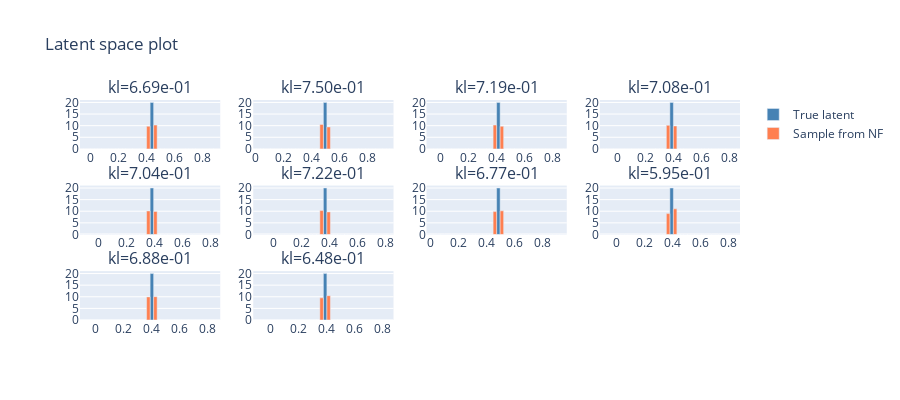

The code cell stored with this chart in its notebook:
### Code cell
task.plot_latent_space()

### Figure 1 — Plotly figure (JSON) as saved in the notebook; plotly's stock layout.template omitted (floating-point values rounded to 4 significant figures)
{"data": [{"marker": {"color": "steelblue"}, "name": "True latent", "showlegend": true, "type": "bar", "x": [-0.05163, -0.001628, 0.04837, 0.09837, 0.1484, 0.1984, 0.2484, 0.2984, 0.3484, 0.3984, 0.4484, 0.4984, 0.5484, 0.5984, 0.6484, 0.6984, 0.7484, 0.7984, 0.8484, 0.8984], "xaxis": "x", "y": [0, 0, 0, 0, 0, 0, 0, 0, 0, 0, 20.0, 0, 0, 0, 0, 0, 0, 0, 0, 0], "yaxis": "y"}, {"marker": {"color": "coral"}, "name": "Sample from NF", "showlegend": true, "type": "bar", "x": [-0.05163, -0.001628, 0.04837, 0.09837, 0.1484, 0.1984, 0.2484, 0.2984, 0.3484, 0.3984, 0.4484, 0.4984, 0.5484, 0.5984, 0.6484, 0.6984, 0.7484, 0.7984, 0.8484, 0.8984], "xaxis": "x", "y": [0, 0, 0, 0, 0, 0, 0, 0, 0, 9.759, 10.24, 0, 0, 0, 0, 0, 0, 0, 0, 0], "yaxis": "y"}, {"marker": {"color": "steelblue"}, "name": "True latent", "showlegend": false, "type": "bar", "x": [0.01039, 0.06039, 0.1104, 0.1604, 0.2104, 0.2604, 0.3104, 0.3604, 0.4104, 0.4604, 0.5104, 0.5604, 0.6104, 0.6604, 0.7104, 0.7604, 0.8104, 0.8604, 0.9104, 0.9604], "xaxis": "x2", "y": [0, 0, 0, 0, 0, 0, 0, 0, 0, 0, 20.0, 0, 0, 0, 0, 0, 0, 0, 0, 0], "yaxis": "y2"}, {"marker": {"color": "coral"}, "name": "Sample from NF", "showlegend": false, "type": "bar", "x": [0.01039, 0.06039, 0.1104, 0.1604, 0.2104, 0.2604, 0.3104, 0.3604, 0.4104, 0.4604, 0.5104, 0.5604, 0.6104, 0.6604, 0.7104, 0.7604, 0.8104, 0.8604, 0.9104, 0.9604], "xaxis": "x2", "y": [0, 0, 0, 0, 0, 0, 0, 0, 0, 10.55, 9.448, 0, 0, 0, 0, 0, 0, 0, 0, 0], "yaxis": "y2"}, {"marker": {"color": "steelblue"}, "name": "True latent", "showlegend": false, "type": "bar", "x": [-0.07688, -0.02688, 0.02312, 0.07312, 0.1231, 0.1731, 0.2231, 0.2731, 0.3231, 0.3731, 0.4231, 0.4731, 0.5231, 0.5731, 0.6231, 0.6731, 0.7231, 0.7731, 0.8231, 0.8731], "xaxis": "x3", "y": [0, 0, 0, 0, 0, 0, 0, 0, 0, 0, 20.0, 0, 0, 0, 0, 0, 0, 0, 0, 0], "yaxis": "y3"}, {"marker": {"color": "coral"}, "name": "Sample from NF", "showlegend": false, "type": "bar", "x": [-0.07688, -0.02688, 0.02312, 0.07312, 0.1231, 0.1731, 0.2231, 0.2731, 0.3231, 0.3731, 0.4231, 0.4731, 0.5231, 0.5731, 0.6231, 0.6731, 0.7231, 0.7731, 0.8231, 0.8731], "xaxis": "x3", "y": [0, 0, 0, 0, 0, 0, 0, 0, 0, 10.26, 9.744, 0, 0, 0, 0, 0, 0, 0, 0, 0], "yaxis": "y3"}, {"marker": {"color": "steelblue"}, "name": "True latent", "showlegend": false, "type": "bar", "x": [-0.103, -0.05304, -0.003041, 0.04696, 0.09696, 0.147, 0.197, 0.247, 0.297, 0.347, 0.397, 0.447, 0.497, 0.547, 0.597, 0.647, 0.697, 0.747, 0.797, 0.847], "xaxis": "x4", "y": [0, 0, 0, 0, 0, 0, 0, 0, 0, 0, 20.0, 0, 0, 0, 0, 0, 0, 0, 0, 0], "yaxis": "y4"}, {"marker": {"color": "coral"}, "name": "Sample from NF", "showlegend": false, "type": "bar", "x": [-0.103, -0.05304, -0.003041, 0.04696, 0.09696, 0.147, 0.197, 0.247, 0.297, 0.347, 0.397, 0.447, 0.497, 0.547, 0.597, 0.647, 0.697, 0.747, 0.797, 0.847], "xaxis": "x4", "y": [0, 0, 0, 0, 0, 0, 0, 0, 0, 10.14, 9.857, 0, 0, 0, 0, 0, 0, 0, 0, 0], "yaxis": "y4"}, {"marker": {"color": "steelblue"}, "name": "True latent", "showlegend": false, "type": "bar", "x": [-0.1046, -0.05463, -0.004633, 0.04537, 0.09537, 0.1454, 0.1954, 0.2454, 0.2954, 0.3454, 0.3954, 0.4454, 0.4954, 0.5454, 0.5954, 0.6454, 0.6954, 0.7454, 0.7954, 0.8454], "xaxis": "x5", "y": [0, 0, 0, 0, 0, 0, 0, 0, 0, 0, 20.0, 0, 0, 0, 0, 0, 0, 0, 0, 0], "yaxis": "y5"}, {"marker": {"color": "coral"}, "name": "Sample from NF", "showlegend": false, "type": "bar", "x": [-0.1046, -0.05463, -0.004633, 0.04537, 0.09537, 0.1454, 0.1954, 0.2454, 0.2954, 0.3454, 0.3954, 0.4454, 0.4954, 0.5454, 0.5954, 0.6454, 0.6954, 0.7454, 0.7954, 0.8454], "xaxis": "x5", "y": [0, 0, 0, 0, 0, 0, 0, 0, 0, 10.1, 9.895, 0, 0, 0, 0, 0, 0, 0, 0, 0], "yaxis": "y5"}, {"marker": {"color": "steelblue"}, "name": "True latent", "showlegend": false, "type": "bar", "x": [-0.1213, -0.07133, -0.02133, 0.02867, 0.07867, 0.1287, 0.1787, 0.2287, 0.2787, 0.3287, 0.3787, 0.4287, 0.4787, 0.5287, 0.5787, 0.6287, 0.6787, 0.7287, 0.7787, 0.8287], "xaxis": "x6", "y": [0, 0, 0, 0, 0, 0, 0, 0, 0, 0, 20.0, 0, 0, 0, 0, 0, 0, 0, 0, 0], "yaxis": "y6"}, {"marker": {"color": "coral"}, "name": "Sample from NF", "showlegend": false, "type": "bar", "x": [-0.1213, -0.07133, -0.02133, 0.02867, 0.07867, 0.1287, 0.1787, 0.2287, 0.2787, 0.3287, 0.3787, 0.4287, 0.4787, 0.5287, 0.5787, 0.6287, 0.6787, 0.7287, 0.7787, 0.8287], "xaxis": "x6", "y": [0, 0, 0, 0, 0, 0, 0, 0, 0, 10.28, 9.715, 0, 0, 0, 0, 0, 0, 0, 0, 0], "yaxis": "y6"}, {"marker": {"color": "steelblue"}, "name": "True latent", "showlegend": false, "type": "bar", "x": [-0.004046, 0.04595, 0.09595, 0.146, 0.196, 0.246, 0.296, 0.346, 0.396, 0.446, 0.496, 0.546, 0.596, 0.646, 0.696, 0.746, 0.796, 0.846, 0.896, 0.946], "xaxis": "x7", "y": [0, 0, 0, 0, 0, 0, 0, 0, 0, 0, 20.0, 0, 0, 0, 0, 0, 0, 0, 0, 0], "yaxis": "y7"}, {"marker": {"color": "coral"}, "name": "Sample from NF", "showlegend": false, "type": "bar", "x": [-0.004046, 0.04595, 0.09595, 0.146, 0.196, 0.246, 0.296, 0.346, 0.396, 0.446, 0.496, 0.546, 0.596, 0.646, 0.696, 0.746, 0.796, 0.846, 0.896, 0.946], "xaxis": "x7", "y": [0, 0, 0, 0, 0, 0, 0, 0, 0, 9.834, 10.17, 0, 0, 0, 0, 0, 0, 0, 0, 0], "yaxis": "y7"}, {"marker": {"color": "steelblue"}, "name": "True latent", "showlegend": false, "type": "bar", "x": [-0.09331, -0.04331, 0.006695, 0.05669, 0.1067, 0.1567, 0.2067, 0.2567, 0.3067, 0.3567, 0.4067, 0.4567, 0.5067, 0.5567, 0.6067, 0.6567, 0.7067, 0.7567, 0.8067, 0.8567], "xaxis": "x8", "y": [0, 0, 0, 0, 0, 0, 0, 0, 0, 0, 20.0, 0, 0, 0, 0, 0, 0, 0, 0, 0], "yaxis": "y8"}, {"marker": {"color": "coral"}, "name": "Sample from NF", "showlegend": false, "type": "bar", "x": [-0.09331, -0.04331, 0.006695, 0.05669, 0.1067, 0.1567, 0.2067, 0.2567, 0.3067, 0.3567, 0.4067, 0.4567, 0.5067, 0.5567, 0.6067, 0.6567, 0.7067, 0.7567, 0.8067, 0.8567], "xaxis": "x8", "y": [0, 0, 0, 0, 0, 0, 0, 0, 0, 8.971, 11.03, 0, 0, 0, 0, 0, 0, 0, 0, 0], "yaxis": "y8"}, {"marker": {"color": "steelblue"}, "name": "True latent", "showlegend": false, "type": "bar", "x": [-0.08753, -0.03753, 0.01247, 0.06247, 0.1125, 0.1625, 0.2125, 0.2625, 0.3125, 0.3625, 0.4125, 0.4625, 0.5125, 0.5625, 0.6125, 0.6625, 0.7125, 0.7625, 0.8125, 0.8625], "xaxis": "x9", "y": [0, 0, 0, 0, 0, 0, 0, 0, 0, 0, 20.0, 0, 0, 0, 0, 0, 0, 0, 0, 0], "yaxis": "y9"}, {"marker": {"color": "coral"}, "name": "Sample from NF", "showlegend": false, "type": "bar", "x": [-0.08753, -0.03753, 0.01247, 0.06247, 0.1125, 0.1625, 0.2125, 0.2625, 0.3125, 0.3625, 0.4125, 0.4625, 0.5125, 0.5625, 0.6125, 0.6625, 0.7125, 0.7625, 0.8125, 0.8625], "xaxis": "x9", "y": [0, 0, 0, 0, 0, 0, 0, 0, 0, 9.951, 10.05, 0, 0, 0, 0, 0, 0, 0, 0, 0], "yaxis": "y9"}, {"marker": {"color": "steelblue"}, "name": "True latent", "showlegend": false, "type": "bar", "x": [-0.09488, -0.04488, 0.005124, 0.05512, 0.1051, 0.1551, 0.2051, 0.2551, 0.3051, 0.3551, 0.4051, 0.4551, 0.5051, 0.5551, 0.6051, 0.6551, 0.7051, 0.7551, 0.8051, 0.8551], "xaxis": "x10", "y": [0, 0, 0, 0, 0, 0, 0, 0, 0, 0, 20.0, 0, 0, 0, 0, 0, 0, 0, 0, 0], "yaxis": "y10"}, {"marker": {"color": "coral"}, "name": "Sample from NF", "showlegend": false, "type": "bar", "x": [-0.09488, -0.04488, 0.005124, 0.05512, 0.1051, 0.1551, 0.2051, 0.2551, 0.3051, 0.3551, 0.4051, 0.4551, 0.5051, 0.5551, 0.6051, 0.6551, 0.7051, 0.7551, 0.8051, 0.8551], "xaxis": "x10", "y": [0, 0, 0, 0, 0, 0, 0, 0, 0, 9.533, 10.47, 0, 0, 0, 0, 0, 0, 0, 0, 0], "yaxis": "y10"}], "layout": {"annotations": [{"font": {"size": 16}, "showarrow": false, "text": "kl=6.69e-01", "x": 0.1062, "xanchor": "center", "xref": "paper", "y": 1, "yanchor": "bottom", "yref": "paper"}, {"font": {"size": 16}, "showarrow": false, "text": "kl=7.50e-01", "x": 0.3688, "xanchor": "center", "xref": "paper", "y": 1, "yanchor": "bottom", "yref": "paper"}, {"font": {"size": 16}, "showarrow": false, "text": "kl=7.19e-01", "x": 0.6313, "xanchor": "center", "xref": "paper", "y": 1, "yanchor": "bottom", "yref": "paper"}, {"font": {"size": 16}, "showarrow": false, "text": "kl=7.08e-01", "x": 0.8938, "xanchor": "center", "xref": "paper", "y": 1, "yanchor": "bottom", "yref": "paper"}, {"font": {"size": 16}, "showarrow": false, "text": "kl=7.04e-01", "x": 0.1062, "xanchor": "center", "xref": "paper", "y": 0.6111, "yanchor": "bottom", "yref": "paper"}, {"font": {"size": 16}, "showarrow": false, "text": "kl=7.22e-01", "x": 0.3688, "xanchor": "center", "xref": "paper", "y": 0.6111, "yanchor": "bottom", "yref": "paper"}, {"font": {"size": 16}, "showarrow": false, "text": "kl=6.77e-01", "x": 0.6313, "xanchor": "center", "xref": "paper", "y": 0.6111, "yanchor": "bottom", "yref": "paper"}, {"font": {"size": 16}, "showarrow": false, "text": "kl=5.95e-01", "x": 0.8938, "xanchor": "center", "xref": "paper", "y": 0.6111, "yanchor": "bottom", "yref": "paper"}, {"font": {"size": 16}, "showarrow": false, "text": "kl=6.88e-01", "x": 0.1062, "xanchor": "center", "xref": "paper", "y": 0.2222, "yanchor": "bottom", "yref": "paper"}, {"font": {"size": 16}, "showarrow": false, "text": "kl=6.48e-01", "x": 0.3688, "xanchor": "center", "xref": "paper", "y": 0.2222, "yanchor": "bottom", "yref": "paper"}], "bargap": 0, "height": 400, "title": {"text": "Latent space plot"}, "width": 900, "xaxis": {"anchor": "y", "domain": [0, 0.2125]}, "xaxis10": {"anchor": "y10", "domain": [0.2625, 0.475]}, "xaxis11": {"anchor": "y11", "domain": [0.525, 0.7375]}, "xaxis12": {"anchor": "y12", "domain": [0.7875, 1]}, "xaxis2": {"anchor": "y2", "domain": [0.2625, 0.475]}, "xaxis3": {"anchor": "y3", "domain": [0.525, 0.7375]}, "xaxis4": {"anchor": "y4", "domain": [0.7875, 1]}, "xaxis5": {"anchor": "y5", "domain": [0, 0.2125]}, "xaxis6": {"anchor": "y6", "domain": [0.2625, 0.475]}, "xaxis7": {"anchor": "y7", "domain": [0.525, 0.7375]}, "xaxis8": {"anchor": "y8", "domain": [0.7875, 1]}, "xaxis9": {"anchor": "y9", "domain": [0, 0.2125]}, "yaxis": {"anchor": "x", "domain": [0.7778, 1]}, "yaxis10": {"anchor": "x10", "domain": [0, 0.2222]}, "yaxis11": {"anchor": "x11", "domain": [0, 0.2222]}, "yaxis12": {"anchor": "x12", "domain": [0, 0.2222]}, "yaxis2": {"anchor": "x2", "domain": [0.7778, 1]}, "yaxis3": {"anchor": "x3", "domain": [0.7778, 1]}, "yaxis4": {"anchor": "x4", "domain": [0.7778, 1]}, "yaxis5": {"anchor": "x5", "domain": [0.3889, 0.6111]}, "yaxis6": {"anchor": "x6", "domain": [0.3889, 0.6111]}, "yaxis7": {"anchor": "x7", "domain": [0.3889, 0.6111]}, "yaxis8": {"anchor": "x8", "domain": [0.3889, 0.6111]}, "yaxis9": {"anchor": "x9", "domain": [0, 0.2222]}}}
